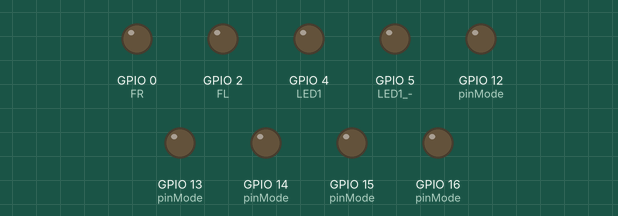
Simulated run of this sketch. Board: ESP8266 (NodeMCU). Parts: output pins drawn as LEDs (lit = HIGH). WiFi joins after 1.5 s; servers stay silent unless stated; uploads are accepted with an empty reply; what the sketch prints to the serial monitor is not drawn.

Above: at 1.63 s.
At 3.8 s:
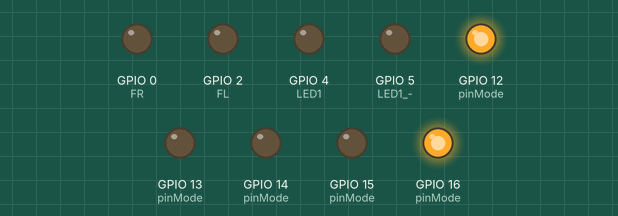
At 16.2 s:
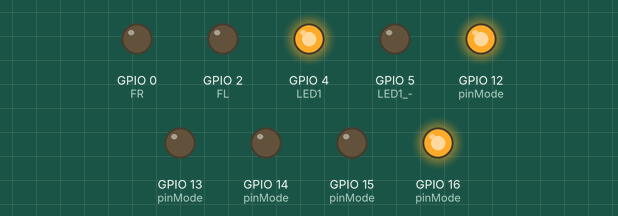
At 24.26 s:
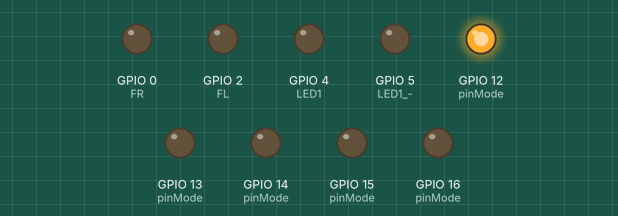
Timing chart, 0 to 27.5 s (numbered marks = the images above):
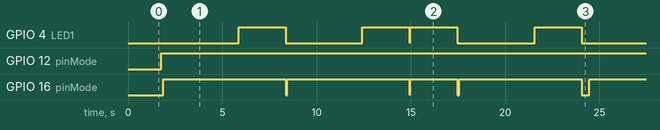

Measured:
- by itself, GPIO 4 (LED1): repeats every 22.6 s: LOW 4.1 s, HIGH 2.5 s, LOW 0.02 s, HIGH 2.5 s, LOW 4.1 s, HIGH 2.5 s, LOW 4.4 s, HIGH 2.5 s
- by itself, GPIO 12 (pinMode): LOW → HIGH at 1.8 s
- by itself, GPIO 16 (pinMode): repeats every 22.6 s: LOW 0.06 s, HIGH 6.5 s, LOW 0.02 s, HIGH 2.5 s, LOW 0.12 s, HIGH 6.5 s, LOW 0.39 s, HIGH 6.5 s

The sketch:

Controlling_ESP8266_using_WiFi.ino
```cpp
#include <SoftwareSerial.h>
#include <ESP8266WiFi.h>
#include <String.h>

int speedCar = 150;     // 50 - 255.
const char* ssid = "Linux_Hotspot";
const char* password = "PassThrough";

const char* host = "127.0.0.1";
String url = "MyCodes/string.txt";
char r;
int len;
void setup() {
  Serial.begin(115200); // Initialize serial communication at 9600 bits per second
  Serial.printf("Connecting to %s ",ssid);
  WiFi.begin(ssid,password);
  while (WiFi.status() != WL_CONNECTED)
  {
    delay(500);
    Serial.print(".");
  }
  Serial.println(" connected");

  // Set pins as outputs
  pinMode(0, HIGH);    //FR +
  pinMode(2, HIGH);    //FL +
  pinMode(16, OUTPUT);//pinMode(1, OUTPUT);  //FR -
  pinMode(14, OUTPUT);//pinMode(3, OUTPUT);  //FL -
  pinMode(4, OUTPUT);  //LED1 +
  pinMode(5, OUTPUT);  //LED1 -
  pinMode(12, OUTPUT);//pinMode(6, OUTPUT);  //LED2 +
  pinMode(13, OUTPUT);//pinMode(7, OUTPUT);  //LED2 -
  pinMode(15, OUTPUT);//pinMode(8, OUTPUT);
  pinMode(2, OUTPUT);//pinMode(9, OUTPUT);
 }
void loop() {
  WiFiClient client;
  if(client.connect(host,80))
  {
    client.print(String("GET /") + url + " HTTP/1.1\r\n" +
                 "Host: " + host + "\r\n" +
                 "Connection: close\r\n" +
                 "\r\n"
                );
    while (client.connected())
    {
      if (client.available())
      {
        String line = client.readStringUntil('\n');
        Serial.println(line);
        len=line.length();
        Serial.println(len);
        for(int i=0 ; i<len ; i++){
          r=line[i];
          Serial.println(r);
          switch (r) {
            case 'f':  //Moving the Car Forward,,f=1
              digitalWrite(16, HIGH);
              digitalWrite(14, LOW);
              digitalWrite(4, HIGH);
              digitalWrite(5, LOW);
              digitalWrite(12, HIGH);
              digitalWrite(13, LOW);
              digitalWrite(15, LOW);
              digitalWrite(2, LOW);
              delay(2500);
              digitalWrite(16, LOW);
              digitalWrite(14, LOW);
              Serial.println("FORWARD AND LED1 IS ON");
              break;
            case 'l':  //Moving the Car Left,,l=3
              digitalWrite(16, HIGH);
              digitalWrite(14, LOW);
              digitalWrite(4, LOW);
              digitalWrite(5, LOW);
              digitalWrite(12, HIGH);
              digitalWrite(13, LOW);
              digitalWrite(15, LOW);
              digitalWrite(2, LOW);
              delay(4000);
              digitalWrite(4, HIGH);
              delay(2500);
              digitalWrite(16, LOW);
              digitalWrite(4, LOW);
              Serial.println("LEFT AND LED1 IS ON");
              break;
            case 'r':   //Moving the Car Right,,r=2
              digitalWrite(14, LOW);
              digitalWrite(16, HIGH);
              digitalWrite(4, LOW);
              digitalWrite(5, LOW);
              digitalWrite(12, HIGH);
              digitalWrite(13, LOW);
              digitalWrite(15, LOW);
              digitalWrite(2, LOW);
              delay(4000);
              digitalWrite(4,HIGH);
              delay(2500);
              digitalWrite(4, LOW);
              digitalWrite(16, LOW);
              Serial.println("RIGHT AND LED1 IS ON");
              break;
            default:
              digitalWrite(15, LOW);
              digitalWrite(16, LOW);
              digitalWrite(2, LOW);
              digitalWrite(14, LOW);
              digitalWrite(4, LOW);
              digitalWrite(5, LOW);
              digitalWrite(12, HIGH);
              digitalWrite(13, LOW);
              Serial.println("STOP AND LED2 IS ON AND LED1 OS OFF");
           }
        }
      }
    }
    client.stop();
  }
  else
  {
    Serial.println("connection failed!]");
    client.stop();
  }
  }
```
